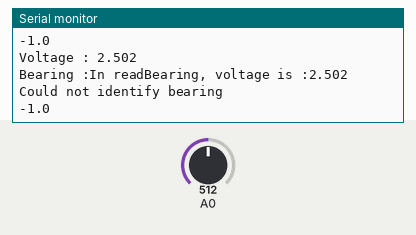
The sketch below on a simulated Arduino Uno, built with avr-gcc and run on an emulated ATmega328P. On the bench: the last lines printed to the serial monitor. The test bench sets the inputs (shaded band); at power-on: A0 = 512.

Above: at 1.2 s.
1.3 s: A0 set to 716
At 1.7 s:
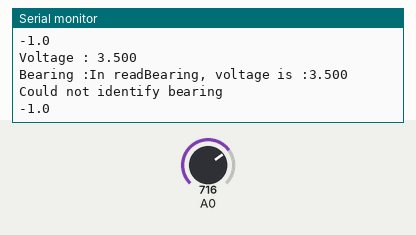
4.3 s: A0 set to 900
At 4.73 s:
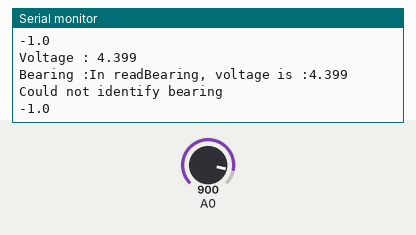
Timing chart, 0 to 7.3 s (numbered marks = the images above; inputs shaded):
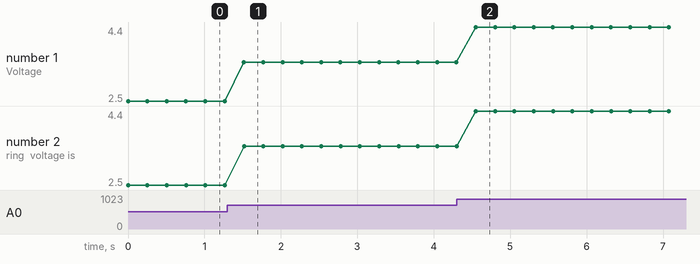

The sketch:

WindVaneTest.ino
```cpp
//WindvaneTest.ino      Eric Anderson
//Just outputs the voltage being read by the windvane
//NOTE that we need to tune the bearing values- the
//voltages on the data sheet are not particularly
//accurate!!!


#define EPSILON 0.02  //How much error do we tolerate?

void setup()
{
  Serial.begin(115200);
}

int temp;

void loop()
{
  temp = analogRead(0);
  Serial.print("Voltage : ");
  Serial.println((double) temp/1023*5.0,3);
  Serial.print("Bearing :");
  Serial.println(readBearing(0),1);
  delay(250);
}


//Converts an analog value to an output voltage
//for the sparkfun windvane.  Refer to online data
//sheet for conversion from voltage to bearing.
double readBearing(int windvanePin)
{
  //Need to check arguments here
  //  (code)


  double val = (double) analogRead(windvanePin)
      /1023.0*5.0;  //Assume a 10 bit analog value!
  Serial.print("In readBearing, voltage is :");
  Serial.println(val,3);
  //Consider doing multiple reads smoothing, although
  //with this shitty resolution it might not make much
  //of a difference
  if(dabs(val-3.84)< EPSILON){
    return 0;  //0 degree heading;
  }else if(dabs(val-1.98)< EPSILON){
    return 22.5;  //22.5 degree heading;
  }else if(dabs(val-2.25)< EPSILON){
    return 45;  //45 degree heading;
  }else if(dabs(val-0.41)< EPSILON){
    return 67.5;
  }else if(dabs(val-0.45)< EPSILON){
    return 90;
  }else if(dabs(val-0.32)< EPSILON){
    return 112.5;
  }else if(dabs(val-0.9)< EPSILON){
    return 135;
  }else if(dabs(val-0.62)< EPSILON){
    return 157.5;
  }else if(dabs(val-1.4)< EPSILON){
    return 180;
  }else if(dabs(val-1.19)< EPSILON){
    return 202.5;
  }else if(dabs(val-3.08)< EPSILON){
    return 225;
  }else if(dabs(val-2.93)< EPSILON){
    return 247.5;
  }else if(dabs(val-4.62)< EPSILON){
    return 270;
  }else if(dabs(val-4.04)< EPSILON){
    return 292.5;
  }else if(dabs(val-4.78)< EPSILON){
    return 315;
  }else if(dabs(val-3.43)< EPSILON){
    return 337.5;
  }else{
    //Error here
    Serial.println("Could not identify bearing");
    return -1;
  }
}

//Returns the dabsolute value of a double;
double dabs(double x)
{
  return (x < 0 ? x*(-1):x);
}
```

Measured:
- after the input at 1.3 s, the serial monitor: prints a new line after 0.22 s (image 1)
- after the input at 4.3 s, the serial monitor: prints a new line after 0.25 s (image 2)
- plotted number 1: 2.5 → 3.5 after the input at 1.3 s, 3.5 → 4.4 after the input at 4.3 s
- plotted number 2: 2.5 → 3.5 after the input at 1.3 s, 3.5 → 4.4 after the input at 4.3 s
